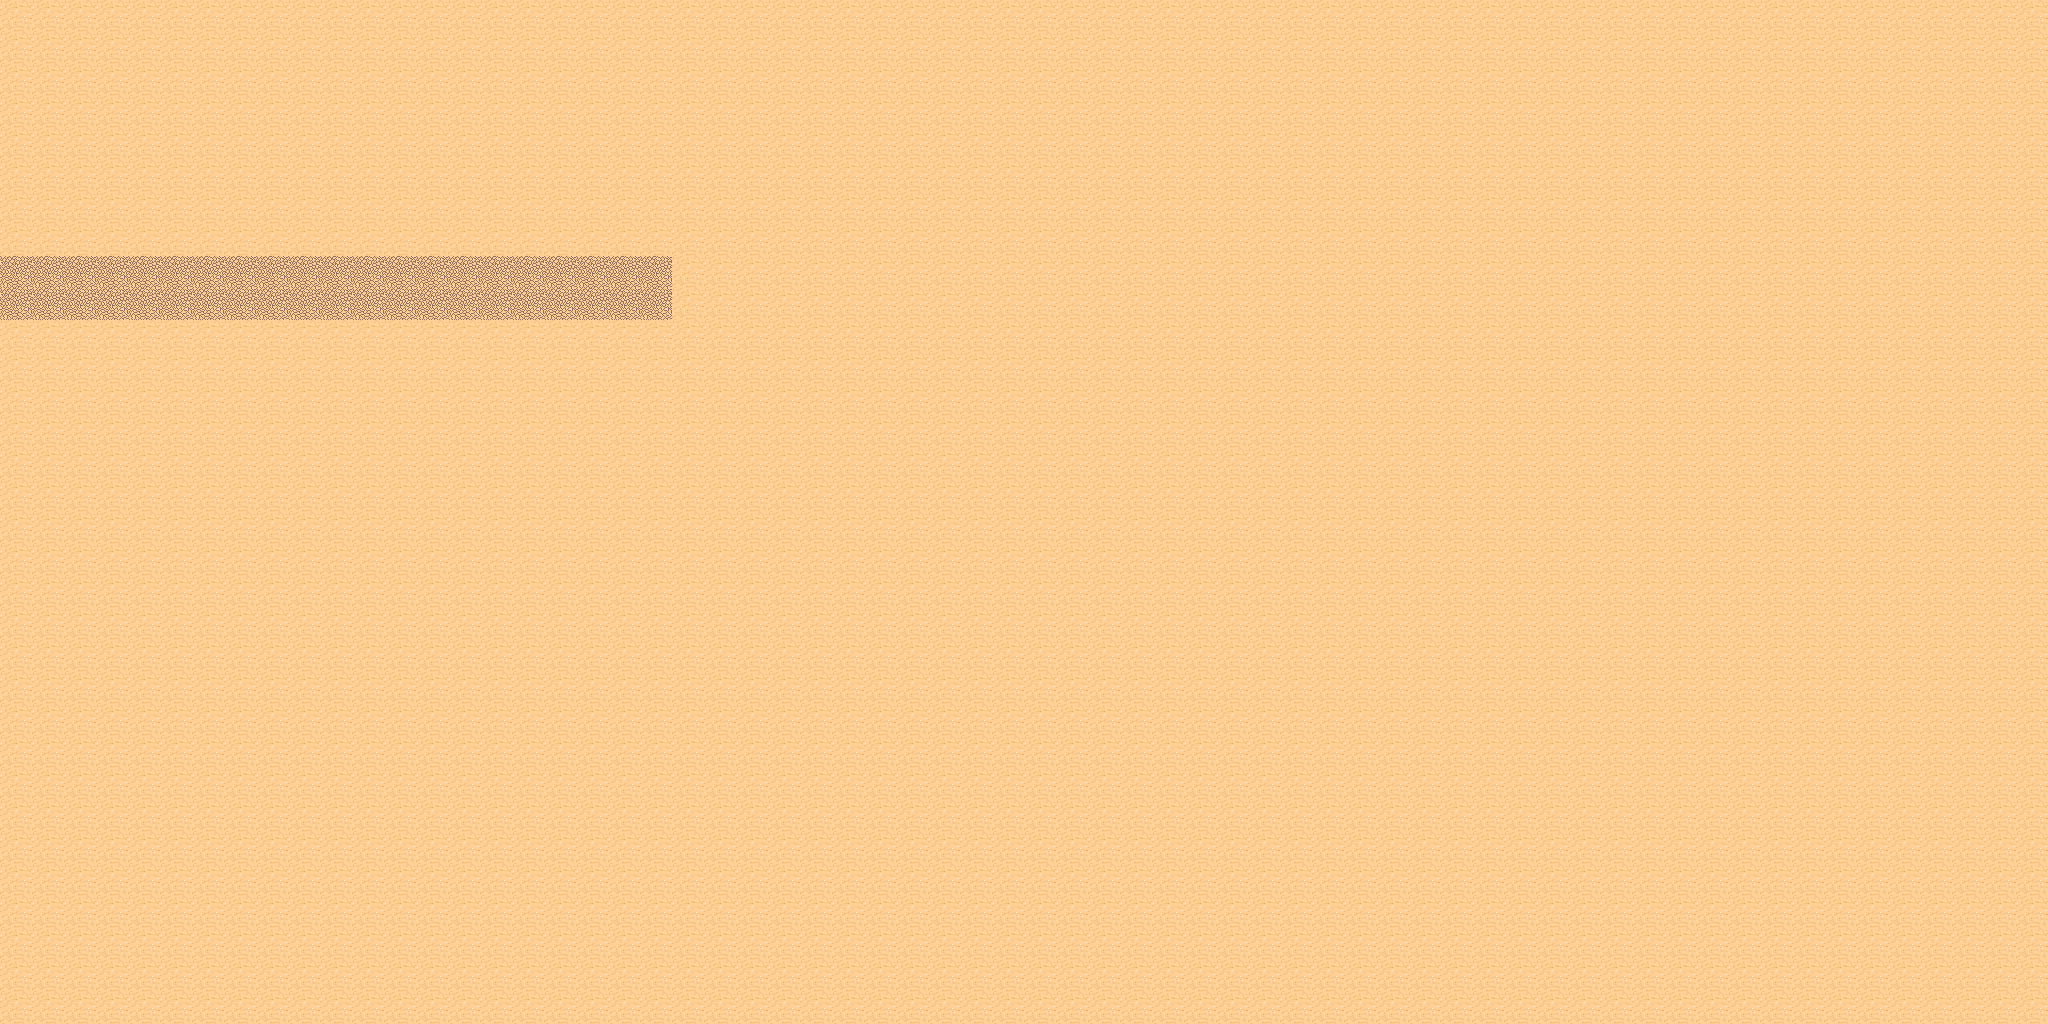

This is a level from a 2D game, rendered from its Tiled map with the project's own tilesets. A one-line summary and the map file follow, with tile-layer data summarised:
An orthogonal 64x32 tile map with 32x32 px tiles, 1 tile layer (Camada de Tiles 1) and 2 objects (StartingPoint, EndingPoint).

<map version="1.5" tiledversion="1.7.1" orientation="orthogonal" renderorder="right-down" width="64" height="32" tilewidth="32" tileheight="32" infinite="0" nextlayerid="3" nextobjectid="6">
 <tileset firstgid="1" source="tmw_desert_spacing-2.tsx" />
 <layer id="1" name="Camada de Tiles 1" width="64" height="32">
  <data>[2048 cells, 2048 non-empty, 2 distinct tile ids]</data>
 </layer>
 <objectgroup id="2" name="GameObjects">
  <object id="4" name="StartingPoint" x="0" y="256" width="64" height="64">
   <properties>
    <property name="MyProperty" value="lala" />
   </properties>
  </object>
  <object id="5" name="EndingPoint" x="608" y="256.333" width="64" height="64">
   <properties>
    <property name="MyProperty" value="llee" />
   </properties>
  </object>
 </objectgroup>
</map>
